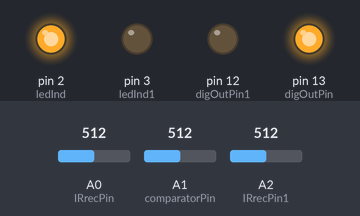
This sketch was run on a simulated Arduino Uno, built with avr-gcc and run on an emulated ATmega328P. Shown: output pins drawn as LEDs (lit = HIGH). The test bench sets the inputs (shaded band); at power-on: A1 (comparatorPin) = 512, A2 (IRrecPin1) = 512, A0 (IRrecPin) = 512.

Above: at 1.2 s.
1.3 s: A1 (comparatorPin) set to 531
At 2.5 s:
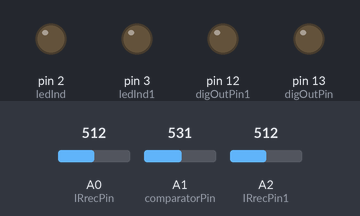
2.8 s: A2 (IRrecPin1) set to 498
At 3.7 s:
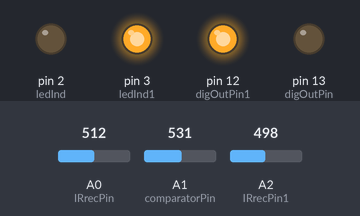
4.3 s: A0 (IRrecPin) set to 544
At 4.9 s:
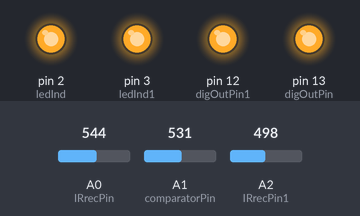
5.8 s: A0 (IRrecPin) set to 511
At 7.0 s:
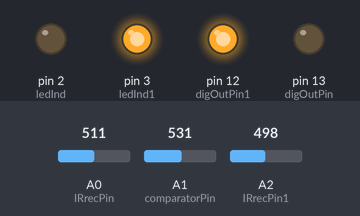
7.3 s: A0 (IRrecPin) set to 716
At 8.3 s:
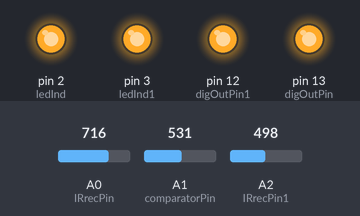
Timing chart, 0 to 9.8 s (numbered marks = the images above; inputs shaded):
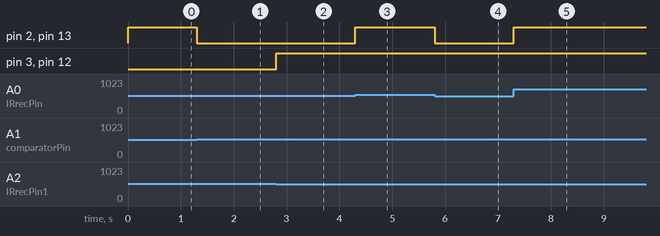

Measured:
- the behaviour switches between 512 and 513 on A1 (comparatorPin) (found by bisection; images 0 and 1)
- the behaviour switches between 512 and 511 on A2 (IRrecPin1) (found by bisection; images 1 and 2)
- the behaviour switches between 530 and 531 on A0 (IRrecPin) (found by bisection; images 2 and 3)
- after the input at 1.3 s, pin 2 (ledInd), pin 13 (digOutPin): HIGH → LOW at once
- after the input at 2.8 s, pin 3 (ledInd1), pin 12 (digOutPin1): LOW → HIGH at once
- after the input at 4.3 s, pin 2 (ledInd), pin 13 (digOutPin): LOW → HIGH at once
- after the input at 5.8 s, pin 2 (ledInd), pin 13 (digOutPin): HIGH → LOW at once
- after the input at 7.3 s, pin 2 (ledInd), pin 13 (digOutPin): LOW → HIGH at once

The sketch:

analog_to_digital.ino
```cpp
////////////////////////////////////////////////////////
// Adaptor system for Med Associates behavioural box  //
// This code is to be used to convert  analog signals //
// to digital.                                        //
// it takes analog inputs, and compares them to user  //
// defined thresholds (set via potentiometers or      //
// software), and outputs digital signals             //
// there are also indicator digital signals that are  //
// turned on together with the output signals         //
//                                                    //
// Created by AM Chagas 20191210 CC BY SA             //
////////////////////////////////////////////////////////


//define pins///////////////////////////////

//analog input ports//////
// infrared detectors
int IRrecPin = A0;
int IRrecPin1 = A2;
//potentiomenter pin
int comparatorPin = A1;
//digital output 0
int digOutPin = 13;
// digital output 1
int digOutPin1 = 12;
// led indicator 0
int ledInd = 2;
// led indicator 1
int ledInd1= 3;
// variable to store infrared detector0 readout
int IRread = 0;
// variable to store comparator number
int compRead = 0;
// variable to store infrared detector1 readout
int IRread1 = 0;
//variable to store comparator number
int compRead1 = 0;


//things that are going to run on the very beginning
void setup() {
  //start serial port at 9600 baud rate
  Serial.begin(9600);
  //set digital port to output
  pinMode(digOutPin, OUTPUT);
  //set digital port to output
  pinMode(digOutPin1, OUTPUT);
  //set digital port to output
  pinMode(ledInd, OUTPUT);
  //set digital port to output
  pinMode(ledInd1, OUTPUT);


}

//here the code that is going to run forever
void loop() {
  //red the infrared detector port
  IRread = analogRead(0);
  //read the value on the potentiometer
  compRead = analogRead(1);
  //read the value on infrared detector 1 port
  IRread1 = analogRead(2);
  //use the serial port to send data to the computer
  //Serial.print("IR sensor: ");
  //Serial.println(IRread1);

  //Serial.print("IR sensor: ");
  //Serial.println(IRread);
  //Serial.print("pote: ");
  //Serial.println(compRead);

  //compare values of infrared detector 0 and potentiomenter.
  // if the treshold is crossed, send a digital signal out, and
  // turn on the indicator led
  if (IRread>=compRead){
    digitalWrite(digOutPin, HIGH);
    digitalWrite(ledInd, HIGH);
    }
  //if the the threshold is not crossed, turn the digital signal off
  // as well as the indicator led
  else{
    digitalWrite(digOutPin, LOW);
    digitalWrite(ledInd, LOW);
  }
  // the infrared detector 1 uses a fixed, software defined threshold
  //below is the same comparison code as above
  if (IRread1>=512){
    digitalWrite(digOutPin1, LOW);
    digitalWrite(ledInd1, LOW);
    }
  else{
    digitalWrite(digOutPin1, HIGH);
    digitalWrite(ledInd1, HIGH);
  }

}
```
